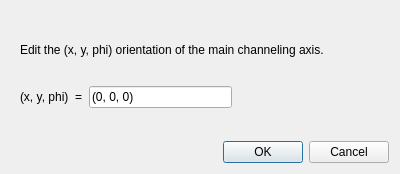
<?xml version="1.0" encoding="UTF-8"?>
<ui version="4.0">
 <class>EditOrientationDialog</class>
 <widget class="QDialog" name="EditOrientationDialog">
  <property name="geometry">
   <rect>
    <x>0</x>
    <y>0</y>
    <width>400</width>
    <height>174</height>
   </rect>
  </property>
  <property name="windowTitle">
   <string>Pattern Orientation</string>
  </property>
  <layout class="QVBoxLayout" name="verticalLayout">
   <item>
    <widget class="QWidget" name="widget" native="true">
     <layout class="QGridLayout" name="gridLayout" columnstretch="0,0,0">
      <item row="1" column="1">
       <widget class="QLineEdit" name="le_xyphi">
        <property name="maximumSize">
         <size>
          <width>150</width>
          <height>16777215</height>
         </size>
        </property>
        <property name="text">
         <string>(0, 0, 0)</string>
        </property>
       </widget>
      </item>
      <item row="1" column="0">
       <widget class="QLabel" name="label">
        <property name="sizePolicy">
         <sizepolicy hsizetype="Preferred" vsizetype="Preferred">
          <horstretch>0</horstretch>
          <verstretch>0</verstretch>
         </sizepolicy>
        </property>
        <property name="text">
         <string>(x, y, phi)  =</string>
        </property>
       </widget>
      </item>
      <item row="1" column="2">
       <spacer name="horizontalSpacer">
        <property name="orientation">
         <enum>Qt::Horizontal</enum>
        </property>
        <property name="sizeHint" stdset="0">
         <size>
          <width>40</width>
          <height>20</height>
         </size>
        </property>
       </spacer>
      </item>
      <item row="0" column="0" colspan="3">
       <widget class="QLabel" name="label_4">
        <property name="maximumSize">
         <size>
          <width>16777215</width>
          <height>28</height>
         </size>
        </property>
        <property name="text">
         <string>Edit the (x, y, phi) orientation of the main channeling axis.</string>
        </property>
       </widget>
      </item>
     </layout>
    </widget>
   </item>
   <item>
    <widget class="QDialogButtonBox" name="buttonBox">
     <property name="orientation">
      <enum>Qt::Horizontal</enum>
     </property>
     <property name="standardButtons">
      <set>QDialogButtonBox::Cancel|QDialogButtonBox::Ok</set>
     </property>
    </widget>
   </item>
  </layout>
 </widget>
 <resources/>
 <connections>
  <connection>
   <sender>buttonBox</sender>
   <signal>accepted()</signal>
   <receiver>EditOrientationDialog</receiver>
   <slot>accept()</slot>
   <hints>
    <hint type="sourcelabel">
     <x>248</x>
     <y>254</y>
    </hint>
    <hint type="destinationlabel">
     <x>157</x>
     <y>274</y>
    </hint>
   </hints>
  </connection>
  <connection>
   <sender>buttonBox</sender>
   <signal>rejected()</signal>
   <receiver>EditOrientationDialog</receiver>
   <slot>reject()</slot>
   <hints>
    <hint type="sourcelabel">
     <x>316</x>
     <y>260</y>
    </hint>
    <hint type="destinationlabel">
     <x>286</x>
     <y>274</y>
    </hint>
   </hints>
  </connection>
 </connections>
</ui>
